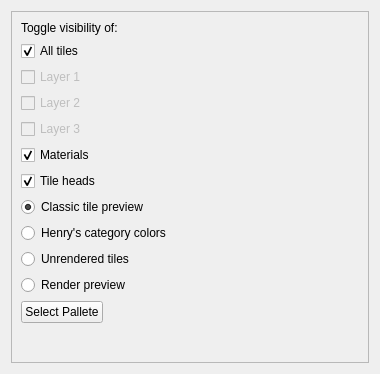
<?xml version="1.0" encoding="UTF-8"?>
<ui version="4.0">
 <class>TilesView</class>
 <widget class="QWidget" name="TilesView">
  <property name="geometry">
   <rect>
    <x>0</x>
    <y>0</y>
    <width>380</width>
    <height>374</height>
   </rect>
  </property>
  <property name="windowTitle">
   <string>Tiles</string>
  </property>
  <layout class="QVBoxLayout" name="verticalLayout">
   <item>
    <widget class="QScrollArea" name="scrollArea">
     <property name="widgetResizable">
      <bool>true</bool>
     </property>
     <widget class="QWidget" name="scrollAreaWidgetContents">
      <property name="geometry">
       <rect>
        <x>0</x>
        <y>0</y>
        <width>360</width>
        <height>354</height>
       </rect>
      </property>
      <layout class="QVBoxLayout" name="verticalLayout_2">
       <item>
        <widget class="QLabel" name="VTilesMaterialsLabel">
         <property name="text">
          <string>Toggle visibility of:</string>
         </property>
        </widget>
       </item>
       <item>
        <widget class="QCheckBox" name="VTilesAllTiles">
         <property name="text">
          <string>All tiles</string>
         </property>
         <property name="checkable">
          <bool>true</bool>
         </property>
         <property name="checked">
          <bool>true</bool>
         </property>
        </widget>
       </item>
       <item>
        <widget class="QCheckBox" name="VTilesLayer1">
         <property name="enabled">
          <bool>false</bool>
         </property>
         <property name="text">
          <string>Layer 1</string>
         </property>
        </widget>
       </item>
       <item>
        <widget class="QCheckBox" name="VTilesLayer2">
         <property name="enabled">
          <bool>false</bool>
         </property>
         <property name="text">
          <string>Layer 2</string>
         </property>
        </widget>
       </item>
       <item>
        <widget class="QCheckBox" name="VTilesLayer3">
         <property name="enabled">
          <bool>false</bool>
         </property>
         <property name="text">
          <string>Layer 3</string>
         </property>
        </widget>
       </item>
       <item>
        <widget class="QCheckBox" name="VTilesMaterials">
         <property name="text">
          <string>Materials</string>
         </property>
         <property name="checked">
          <bool>true</bool>
         </property>
        </widget>
       </item>
       <item>
        <widget class="QCheckBox" name="VTilesHeads">
         <property name="text">
          <string>Tile heads</string>
         </property>
         <property name="checked">
          <bool>true</bool>
         </property>
        </widget>
       </item>
       <item>
        <widget class="QRadioButton" name="VTilesMaterialClassic">
         <property name="text">
          <string>Classic tile preview</string>
         </property>
         <property name="checked">
          <bool>true</bool>
         </property>
        </widget>
       </item>
       <item>
        <widget class="QRadioButton" name="VTilesMaterialHenry">
         <property name="text">
          <string>Henry's category colors</string>
         </property>
        </widget>
       </item>
       <item>
        <widget class="QRadioButton" name="VTilesMaterialUnrendered">
         <property name="text">
          <string>Unrendered tiles</string>
         </property>
        </widget>
       </item>
       <item>
        <widget class="QRadioButton" name="VTilesMaterialRendered">
         <property name="text">
          <string>Render preview</string>
         </property>
        </widget>
       </item>
       <item>
        <widget class="QPushButton" name="PalleteSelectButton">
         <property name="sizePolicy">
          <sizepolicy hsizetype="Maximum" vsizetype="Fixed">
           <horstretch>0</horstretch>
           <verstretch>0</verstretch>
          </sizepolicy>
         </property>
         <property name="text">
          <string>Select Pallete</string>
         </property>
        </widget>
       </item>
       <item>
        <spacer name="verticalSpacer">
         <property name="orientation">
          <enum>Qt::Orientation::Vertical</enum>
         </property>
         <property name="sizeHint" stdset="0">
          <size>
           <width>273</width>
           <height>103</height>
          </size>
         </property>
        </spacer>
       </item>
      </layout>
     </widget>
    </widget>
   </item>
  </layout>
 </widget>
 <resources/>
 <connections>
  <connection>
   <sender>VTilesAllTiles</sender>
   <signal>clicked(bool)</signal>
   <receiver>VTilesLayer1</receiver>
   <slot>setDisabled(bool)</slot>
   <hints>
    <hint type="sourcelabel">
     <x>70</x>
     <y>57</y>
    </hint>
    <hint type="destinationlabel">
     <x>70</x>
     <y>73</y>
    </hint>
   </hints>
  </connection>
  <connection>
   <sender>VTilesAllTiles</sender>
   <signal>clicked(bool)</signal>
   <receiver>VTilesLayer2</receiver>
   <slot>setDisabled(bool)</slot>
   <hints>
    <hint type="sourcelabel">
     <x>131</x>
     <y>52</y>
    </hint>
    <hint type="destinationlabel">
     <x>135</x>
     <y>105</y>
    </hint>
   </hints>
  </connection>
  <connection>
   <sender>VTilesAllTiles</sender>
   <signal>clicked(bool)</signal>
   <receiver>VTilesLayer3</receiver>
   <slot>setDisabled(bool)</slot>
   <hints>
    <hint type="sourcelabel">
     <x>175</x>
     <y>54</y>
    </hint>
    <hint type="destinationlabel">
     <x>181</x>
     <y>124</y>
    </hint>
   </hints>
  </connection>
  <connection>
   <sender>VTilesAllTiles</sender>
   <signal>clicked(bool)</signal>
   <receiver>VTilesMaterials</receiver>
   <slot>setDisabled(bool)</slot>
   <hints>
    <hint type="sourcelabel">
     <x>232</x>
     <y>55</y>
    </hint>
    <hint type="destinationlabel">
     <x>229</x>
     <y>159</y>
    </hint>
   </hints>
  </connection>
  <connection>
   <sender>VTilesAllTiles</sender>
   <signal>clicked(bool)</signal>
   <receiver>VTilesHeads</receiver>
   <slot>setDisabled(bool)</slot>
   <hints>
    <hint type="sourcelabel">
     <x>277</x>
     <y>52</y>
    </hint>
    <hint type="destinationlabel">
     <x>264</x>
     <y>179</y>
    </hint>
   </hints>
  </connection>
 </connections>
</ui>
